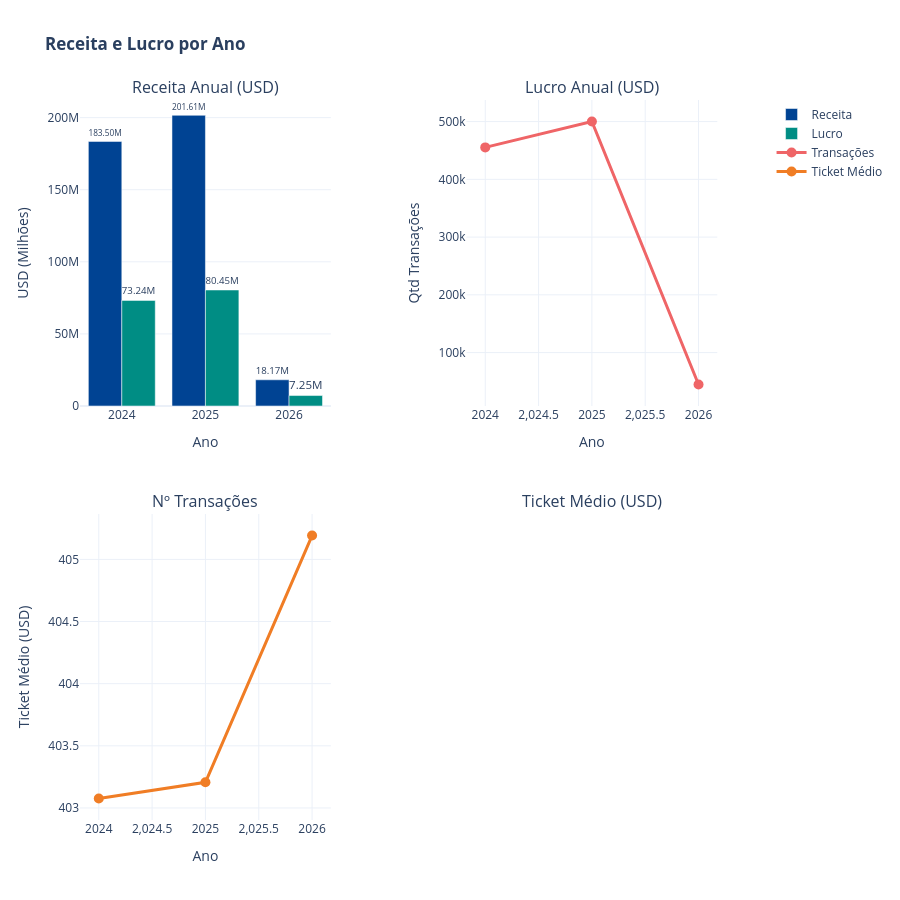

Notebook code for this chart:
### Markdown cell above
<div id="temporal"></div>

## 3. Análises Temporal

### Code cell
# Receita e lucro por ano

receita_ano = df.groupby('order_year').agg(
    receita=('total_price_usd', 'sum'),
    lucro=('profit_usd', 'sum'),
    transacoes=('order_id', 'count'),
    ticket_medio=('total_price_usd', 'mean')
).reset_index()

fig = make_subplots(
    rows=2, cols=2,
    subplot_titles=('Receita Anual (USD)', 'Lucro Anual (USD)',
                    'Nº Transações', 'Ticket Médio (USD)'),
    vertical_spacing=0.15,
    specs=[[{"secondary_y": True}, {"secondary_y": False}],
           [{"secondary_y": False}, {"secondary_y": False}]
          ]
)

# Receita por ano (barras)
fig.add_trace(
    go.Bar(x=receita_ano['order_year'], y=receita_ano['receita'],
          name='Receita', marker_color='#004393', text=receita_ano['receita'] / 1e6,
          texttemplate='%{text:.2f}M', textposition='outside'),
    row=1, col=1
)
fig.add_trace(
    go.Bar(x=receita_ano['order_year'], y=receita_ano['lucro'],
          name='Lucro', marker_color='#008D84', text=receita_ano['lucro'] / 1e6,
          texttemplate='%{text:.2f}M', textposition='outside'),
    row=1, col=1
)

# Transações por ano (linha)
fig.add_trace(
    go.Scatter(x=receita_ano['order_year'], y=receita_ano['transacoes'],
              mode='lines+markers', name='Transações',
              line=dict(color='#EF6567', width=3),
              marker=dict(size=10)),
    row=1, col=2
)

# Ticket médio por ano (linha)
fig.add_trace(
    go.Scatter(x=receita_ano['order_year'], y=receita_ano['ticket_medio'],
              mode='lines+markers', name='Ticket Médio',
              line=dict(color='#F07D25', width=3),
              marker=dict(size=10)),
    row=2, col=1
)

fig.update_layout(
    title='<b>Receita e Lucro por Ano</b>',
    height=900,
    showlegend=True,
    template='plotly_white'
)
fig.update_xaxes(title_text='Ano', row=1, col=1)
fig.update_yaxes(title_text='USD (Milhões)', row=1, col=1)
fig.update_xaxes(title_text='Ano', row=1, col=2)
fig.update_yaxes(title_text='Qtd Transações', row=1, col=2)
fig.update_xaxes(title_text='Ano', row=2, col=1)
fig.update_yaxes(title_text='Ticket Médio (USD)', row=2, col=1)
fig.show()

### Figure 1 — Plotly figure (JSON) as saved in the notebook; plotly's stock layout.template omitted (floating-point values rounded to 4 significant figures)
{"data": [{"marker": {"color": "#004393"}, "name": "Receita", "text": [183.5, 201.6, 18.17], "textposition": "outside", "texttemplate": "%{text:.2f}M", "type": "bar", "x": [2024, 2025, 2026], "xaxis": "x", "y": [183500000.0, 201600000.0, 18170000.0], "yaxis": "y"}, {"marker": {"color": "#008D84"}, "name": "Lucro", "text": [73.24, 80.45, 7.255], "textposition": "outside", "texttemplate": "%{text:.2f}M", "type": "bar", "x": [2024, 2025, 2026], "xaxis": "x", "y": [73240000.0, 80450000.0, 7255000.0], "yaxis": "y"}, {"line": {"color": "#EF6567", "width": 3}, "marker": {"size": 10}, "mode": "lines+markers", "name": "Transações", "type": "scatter", "x": [2024, 2025, 2026], "xaxis": "x2", "y": [455249, 500026, 44848], "yaxis": "y3"}, {"line": {"color": "#F07D25", "width": 3}, "marker": {"size": 10}, "mode": "lines+markers", "name": "Ticket Médio", "type": "scatter", "x": [2024, 2025, 2026], "xaxis": "x3", "y": [403.1, 403.2, 405.2], "yaxis": "y4"}], "layout": {"annotations": [{"font": {"size": 16}, "showarrow": false, "text": "Receita Anual (USD)", "x": 0.185, "xanchor": "center", "xref": "paper", "y": 1.0, "yanchor": "bottom", "yref": "paper"}, {"font": {"size": 16}, "showarrow": false, "text": "Lucro Anual (USD)", "x": 0.755, "xanchor": "center", "xref": "paper", "y": 1.0, "yanchor": "bottom", "yref": "paper"}, {"font": {"size": 16}, "showarrow": false, "text": "Nº Transações", "x": 0.185, "xanchor": "center", "xref": "paper", "y": 0.425, "yanchor": "bottom", "yref": "paper"}, {"font": {"size": 16}, "showarrow": false, "text": "Ticket Médio (USD)", "x": 0.755, "xanchor": "center", "xref": "paper", "y": 0.425, "yanchor": "bottom", "yref": "paper"}], "height": 900, "showlegend": true, "title": {"text": "<b>Receita e Lucro por Ano</b>"}, "xaxis": {"anchor": "y", "domain": [0.0, 0.37], "title": {"text": "Ano"}}, "xaxis2": {"anchor": "y3", "domain": [0.57, 0.94], "title": {"text": "Ano"}}, "xaxis3": {"anchor": "y4", "domain": [0.0, 0.37], "title": {"text": "Ano"}}, "xaxis4": {"anchor": "y5", "domain": [0.57, 0.94]}, "yaxis": {"anchor": "x", "domain": [0.575, 1.0], "title": {"text": "USD (Milhões)"}}, "yaxis2": {"anchor": "x", "overlaying": "y", "side": "right", "title": {"text": "USD (Milhões)"}}, "yaxis3": {"anchor": "x2", "domain": [0.575, 1.0], "title": {"text": "Qtd Transações"}}, "yaxis4": {"anchor": "x3", "domain": [0.0, 0.425], "title": {"text": "Ticket Médio (USD)"}}, "yaxis5": {"anchor": "x4", "domain": [0.0, 0.425]}}}
